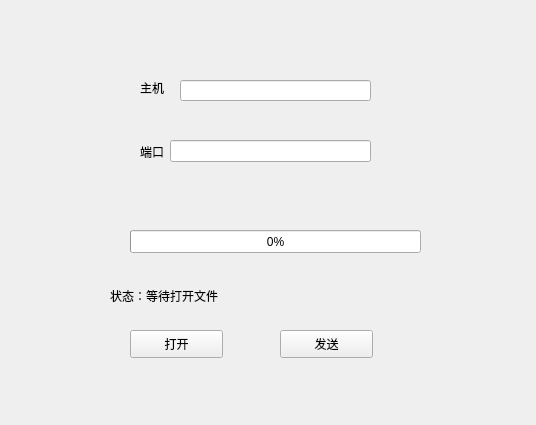
<?xml version="1.0" encoding="UTF-8"?>
<ui version="4.0">
 <class>Widget</class>
 <widget class="QWidget" name="Widget">
  <property name="geometry">
   <rect>
    <x>0</x>
    <y>0</y>
    <width>536</width>
    <height>425</height>
   </rect>
  </property>
  <property name="windowTitle">
   <string>Widget</string>
  </property>
  <widget class="QLabel" name="label">
   <property name="geometry">
    <rect>
     <x>140</x>
     <y>80</y>
     <width>68</width>
     <height>15</height>
    </rect>
   </property>
   <property name="text">
    <string>主机</string>
   </property>
  </widget>
  <widget class="QLineEdit" name="hostLineEdit">
   <property name="geometry">
    <rect>
     <x>180</x>
     <y>80</y>
     <width>191</width>
     <height>21</height>
    </rect>
   </property>
  </widget>
  <widget class="QProgressBar" name="clientProgressBar">
   <property name="geometry">
    <rect>
     <x>130</x>
     <y>230</y>
     <width>291</width>
     <height>23</height>
    </rect>
   </property>
   <property name="value">
    <number>0</number>
   </property>
  </widget>
  <widget class="QPushButton" name="openButton">
   <property name="geometry">
    <rect>
     <x>130</x>
     <y>330</y>
     <width>93</width>
     <height>28</height>
    </rect>
   </property>
   <property name="text">
    <string>打开</string>
   </property>
  </widget>
  <widget class="QPushButton" name="sendButton">
   <property name="geometry">
    <rect>
     <x>280</x>
     <y>330</y>
     <width>93</width>
     <height>28</height>
    </rect>
   </property>
   <property name="text">
    <string>发送</string>
   </property>
  </widget>
  <widget class="QLabel" name="clientStatusLabel">
   <property name="geometry">
    <rect>
     <x>110</x>
     <y>280</y>
     <width>151</width>
     <height>31</height>
    </rect>
   </property>
   <property name="text">
    <string>状态：等待打开文件</string>
   </property>
  </widget>
  <widget class="QWidget" name="">
   <property name="geometry">
    <rect>
     <x>140</x>
     <y>140</y>
     <width>231</width>
     <height>23</height>
    </rect>
   </property>
   <layout class="QHBoxLayout" name="horizontalLayout">
    <item>
     <widget class="QLabel" name="label_2">
      <property name="text">
       <string>端口</string>
      </property>
     </widget>
    </item>
    <item>
     <widget class="QLineEdit" name="portLineEdit"/>
    </item>
   </layout>
  </widget>
 </widget>
 <resources/>
 <connections/>
</ui>
